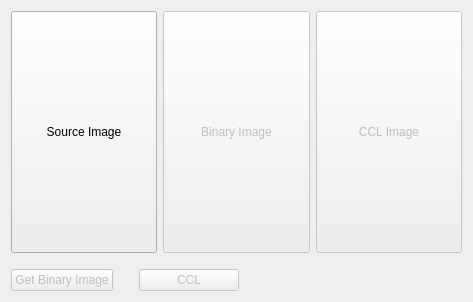
<?xml version="1.0" encoding="UTF-8"?>
<ui version="4.0">
 <class>Widget</class>
 <widget class="QWidget" name="Widget">
  <property name="geometry">
   <rect>
    <x>0</x>
    <y>0</y>
    <width>473</width>
    <height>302</height>
   </rect>
  </property>
  <property name="windowTitle">
   <string>Connected Components Labeling</string>
  </property>
  <property name="windowIcon">
   <iconset>
    <normaloff>../../demos/qtdemo/qtdemo.ico</normaloff>../../demos/qtdemo/qtdemo.ico</iconset>
  </property>
  <layout class="QGridLayout" name="gridLayout">
   <item row="0" column="0">
    <layout class="QHBoxLayout" name="horizontalLayout">
     <item>
      <widget class="QToolButton" name="toolButton">
       <property name="sizePolicy">
        <sizepolicy hsizetype="Expanding" vsizetype="Expanding">
         <horstretch>0</horstretch>
         <verstretch>0</verstretch>
        </sizepolicy>
       </property>
       <property name="minimumSize">
        <size>
         <width>100</width>
         <height>100</height>
        </size>
       </property>
       <property name="text">
        <string>Source Image</string>
       </property>
      </widget>
     </item>
     <item>
      <widget class="QToolButton" name="toolButton_2">
       <property name="enabled">
        <bool>false</bool>
       </property>
       <property name="sizePolicy">
        <sizepolicy hsizetype="Expanding" vsizetype="Expanding">
         <horstretch>0</horstretch>
         <verstretch>0</verstretch>
        </sizepolicy>
       </property>
       <property name="minimumSize">
        <size>
         <width>100</width>
         <height>100</height>
        </size>
       </property>
       <property name="text">
        <string>Binary Image</string>
       </property>
      </widget>
     </item>
     <item>
      <widget class="QToolButton" name="toolButton_3">
       <property name="enabled">
        <bool>false</bool>
       </property>
       <property name="sizePolicy">
        <sizepolicy hsizetype="Expanding" vsizetype="Expanding">
         <horstretch>0</horstretch>
         <verstretch>0</verstretch>
        </sizepolicy>
       </property>
       <property name="minimumSize">
        <size>
         <width>100</width>
         <height>100</height>
        </size>
       </property>
       <property name="text">
        <string>CCL Image</string>
       </property>
      </widget>
     </item>
    </layout>
   </item>
   <item row="1" column="0">
    <spacer name="verticalSpacer">
     <property name="orientation">
      <enum>Qt::Vertical</enum>
     </property>
     <property name="sizeType">
      <enum>QSizePolicy::Fixed</enum>
     </property>
     <property name="sizeHint" stdset="0">
      <size>
       <width>20</width>
       <height>10</height>
      </size>
     </property>
    </spacer>
   </item>
   <item row="2" column="0">
    <layout class="QHBoxLayout" name="horizontalLayout_2">
     <item>
      <widget class="QPushButton" name="pushButton">
       <property name="enabled">
        <bool>false</bool>
       </property>
       <property name="sizePolicy">
        <sizepolicy hsizetype="Fixed" vsizetype="Fixed">
         <horstretch>0</horstretch>
         <verstretch>0</verstretch>
        </sizepolicy>
       </property>
       <property name="minimumSize">
        <size>
         <width>100</width>
         <height>0</height>
        </size>
       </property>
       <property name="text">
        <string>Get Binary Image</string>
       </property>
      </widget>
     </item>
     <item>
      <spacer name="horizontalSpacer">
       <property name="orientation">
        <enum>Qt::Horizontal</enum>
       </property>
       <property name="sizeType">
        <enum>QSizePolicy::Fixed</enum>
       </property>
       <property name="sizeHint" stdset="0">
        <size>
         <width>20</width>
         <height>20</height>
        </size>
       </property>
      </spacer>
     </item>
     <item>
      <widget class="QPushButton" name="pushButton_2">
       <property name="enabled">
        <bool>false</bool>
       </property>
       <property name="sizePolicy">
        <sizepolicy hsizetype="Fixed" vsizetype="Fixed">
         <horstretch>0</horstretch>
         <verstretch>0</verstretch>
        </sizepolicy>
       </property>
       <property name="minimumSize">
        <size>
         <width>100</width>
         <height>0</height>
        </size>
       </property>
       <property name="text">
        <string>CCL</string>
       </property>
      </widget>
     </item>
     <item>
      <spacer name="horizontalSpacer_2">
       <property name="orientation">
        <enum>Qt::Horizontal</enum>
       </property>
       <property name="sizeHint" stdset="0">
        <size>
         <width>40</width>
         <height>20</height>
        </size>
       </property>
      </spacer>
     </item>
    </layout>
   </item>
  </layout>
 </widget>
 <layoutdefault spacing="6" margin="11"/>
 <resources/>
 <connections/>
</ui>
